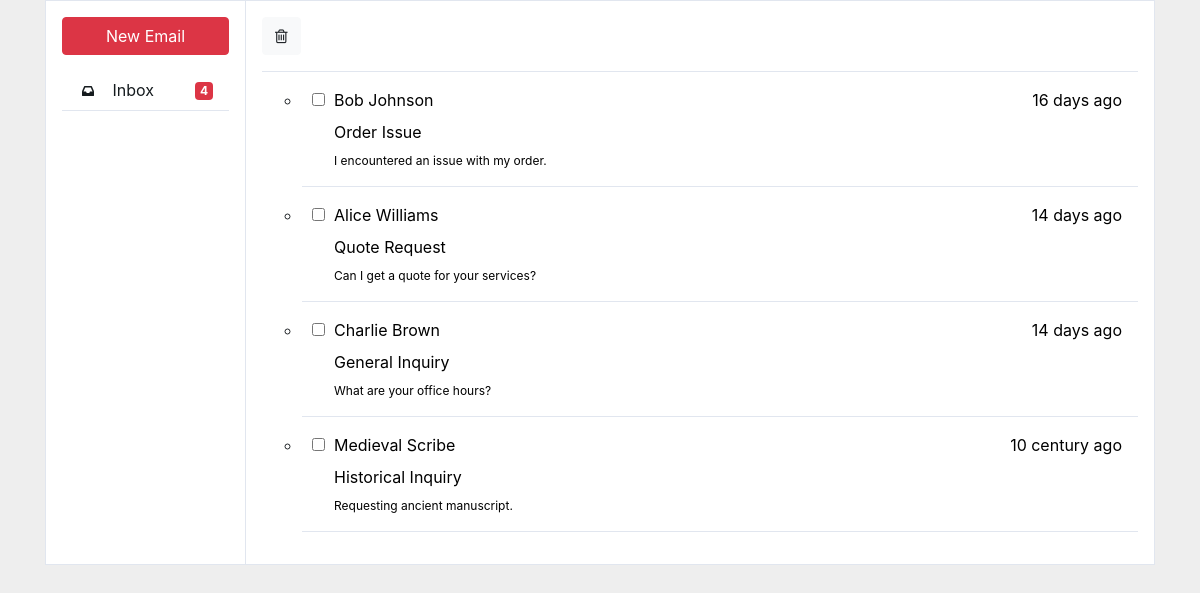
The page /admin/functions/message.php on the database its author committed.
### tables this page shows
CREATE TABLE `contact` (
  `name` varchar(50) DEFAULT NULL,
  `email` varchar(255) DEFAULT NULL,
  `message` text DEFAULT NULL,
  `subject` varchar(255) DEFAULT NULL,
  `seen` tinyint(1) DEFAULT 0,
  `receive_at` datetime DEFAULT NULL,
  `message_id` int(11) NOT NULL,
  `starred` tinyint(1) DEFAULT 0
);

### admin/functions/message.php (the view, shortened to what this page needs)
<?php
include '../../database/config.php';
$query = "SELECT * FROM `contact`";
function time_diff_in_words($receive_at)
{
    $receive_time = strtotime($receive_at);
    $current_time = time();
    $time_difference = $current_time - $receive_time;
    if($time_difference > 60 * 60 * 24 * 365 * 100){
        return floor($time_difference / (60 * 60 * 24 * 365 * 100)) . " century ago";
    }elseif ($time_difference > 60 * 60 * 24 * 365) {
        return floor($time_difference / (60 * 60 * 24 * 365)) . " years ago";
    } elseif ($time_difference > 60 * 60 * 24) {
        return floor($time_difference / (60 * 60 * 24)) . " days ago";
    } elseif ($time_difference > 60 * 60) {
        return floor($time_difference / (60 * 60)) . " hours ago";
    } elseif ($time_difference > 60) {
        return floor($time_difference / 60) . " minutes ago";
    } else {
        return "just now";
    }
}
?>
<!DOCTYPE html>
<html lang="en">
<head>
    <link href="https://maxcdn.bootstrapcdn.com/font-awesome/4.3.0/css/font-awesome.min.css" rel="stylesheet">
    <link rel="stylesheet" href="https://stackpath.bootstrapcdn.com/bootstrap/4.5.2/css/bootstrap.min.css">
    <link rel="stylesheet" href="style.css">
</head>
<body>
    <form action="message.php" method="POST">
        <div class="container bootdey">
            <div class="email-app mb-4">
                <nav>
                    <a href="mailto:#" class="btn btn-danger btn-block name="email"> New Email </a>
                    <ul class="nav">
                        <?php
                        $query_unseen = "SELECT * from contact where seen=0";
                        $sql = mysqli_query($conn,$query_unseen);
                        echo '
                            <li class="nav-item">
                                <a class="nav-link" href="#"><i class="fa fa-inbox"></i> Inbox
                                <span class="badge badge-danger">' . mysqli_num_rows($sql) . '</span></a>
                            </li>
                            ';
                        ?>
                    </ul>
                </nav>
                <main class="inbox">
                    <div class="toolbar">
                        <button type="submit" class="btn btn-light" name="trash">
                            <span class="fa fa-trash-o"></span>
                        </button>
                    </div>
                    <ul class="messages">
                        <ul class='messages-list'>
                            <?php
                            $sql_messages = mysqli_query($conn, $query);
                            if (mysqli_num_rows($sql_messages) > 0) {
                                while ($row = mysqli_fetch_assoc($sql_messages)) {
                                    echo "<li class='message'>
                                            <a>
                                                <div class='actions'>
                                                    <span class='action'><input type='checkbox' name='message_ids[]' value='{$row['message_id']}'></span>
                                                </div>
                                                <div class='header'>
                                                    <span class='from'>{$row['name']}</span>
                                                    <span class='date'>" . time_diff_in_words($row['receive_at']) . "</span>
                                                </div>
                                                <div class='title'>
                                                    {$row['subject']}
                                                </div>
                                                <div class='description'>
                                                    {$row['message']}
                                                </div>
                                            </a>
                                        </li>";
                                }
                            }
                            ?>
                        </ul>
                    </ul>
                </main>
            </div>
        </div>
    </form>
</body>
</html>

### admin/functions/style.css (style rules this page uses)
body { background:#eee }
.email-app { display: flex; flex-direction: row; background: #fff; border: 1px solid #e1e6ef; }
.email-app nav { flex: 0 0 200px; padding: 1rem; border-right: 1px solid #e1e6ef; }
.email-app nav .btn-block { margin-bottom: 15px; }
.email-app nav .nav { flex-direction: column; }
.email-app nav .nav .nav-item { position: relative; }
.email-app nav .nav .nav-item .nav-link, .email-app nav .nav .nav-item .navbar .dropdown-toggle, .navbar .email-app nav .nav .nav-item .dropdown-toggle { color: #151b1e; border-bottom: 1px solid #e1e6ef; }
.email-app nav .nav .nav-item .nav-link i, .email-app nav .nav .nav-item .navbar .dropdown-toggle i, .navbar .email-app nav .nav .nav-item .dropdown-toggle i { width: 20px; margin: 0 10px 0 0; font-size: 14px; text-align: center; }
.email-app nav .nav .nav-item .nav-link .badge, .email-app nav .nav .nav-item .navbar .dropdown-toggle .badge, .navbar .email-app nav .nav .nav-item .dropdown-toggle .badge { float: right; margin-top: 4px; margin-left: 10px; }
.email-app main { min-width: 0; flex: 1; padding: 1rem; }
.email-app .inbox .toolbar { padding-bottom: 1rem; border-bottom: 1px solid #e1e6ef; }
.email-app .inbox .messages { padding: 0; list-style: none; }
.email-app .inbox .message { position: relative; padding: 1rem 1rem 1rem 2rem; border-bottom: 1px solid #e1e6ef; }
.email-app .inbox .message .actions { position: absolute; left: 0; display: flex; flex-direction: column; }
.email-app .inbox .message .actions .action { width: 2rem; margin-bottom: 0.5rem; color: #c0cadd; text-align: center; }
.email-app .inbox .message a { color: #000; }
.email-app .inbox .message .header { display: flex; flex-direction: row; margin-bottom: 0.5rem; }
.email-app .inbox .message .header .date { margin-left: auto; }
.email-app .inbox .message .title { margin-bottom: 0.5rem; overflow: hidden; text-overflow: ellipsis; white-space: nowrap; }
.email-app .inbox .message .description { font-size: 12px; }

### rows shown on the page
contact: name "Bob Johnson", receive_at "16 days ago", subject "Order Issue", message "I encountered an issue with my order."
contact: name "Alice Williams", receive_at "14 days ago", subject "Quote Request", message "Can I get a quote for your services?"
contact: name "Charlie Brown", receive_at "14 days ago", subject "General Inquiry", message "What are your office hours?"
contact: name "Medieval Scribe", receive_at "10 century ago", subject "Historical Inquiry", message "Requesting ancient manuscript."

### other values the page prints
mysqli_num_rows($sql) "4"
